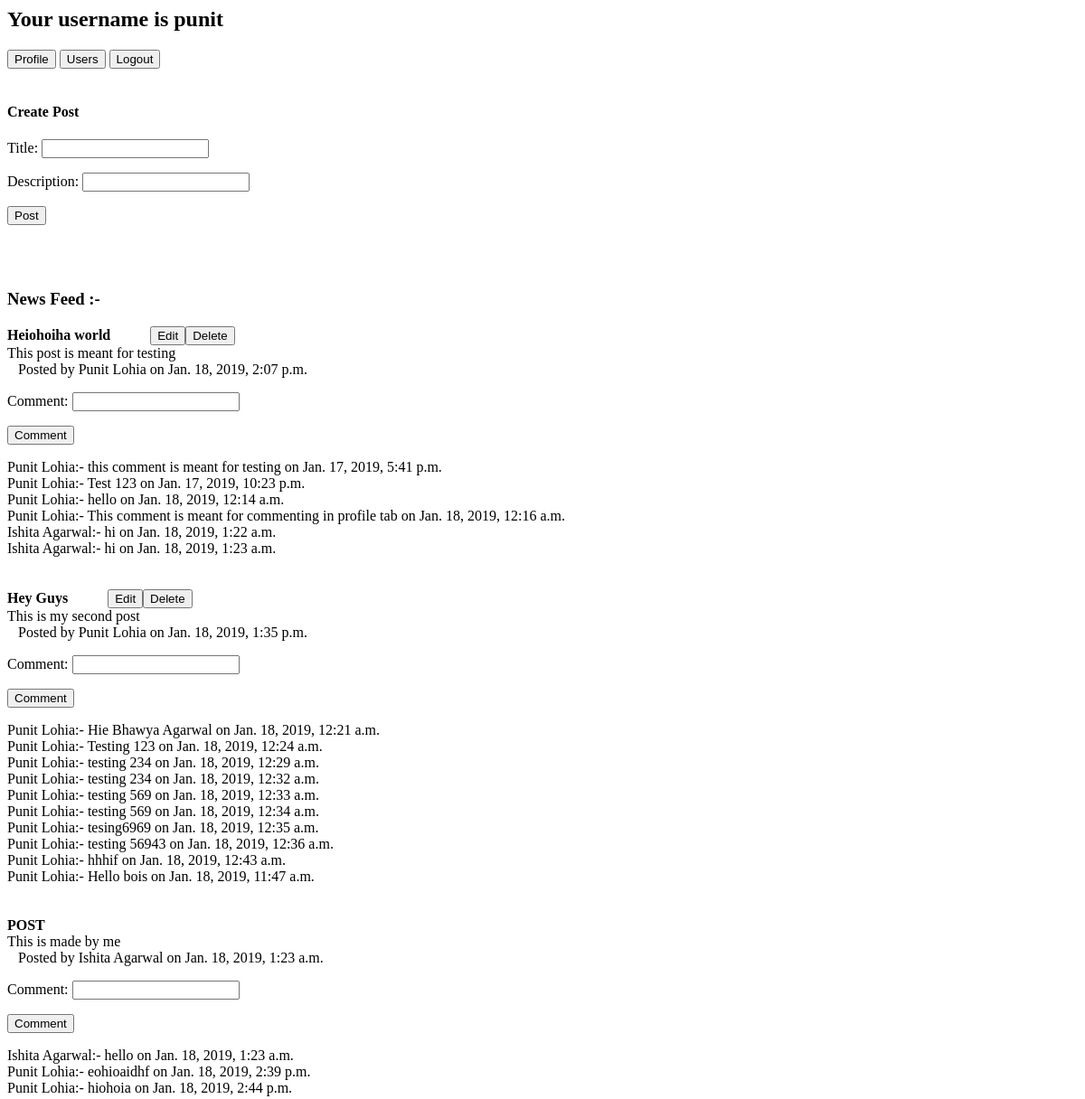
Page /blog (signed in, upper part) on the earlier database version.
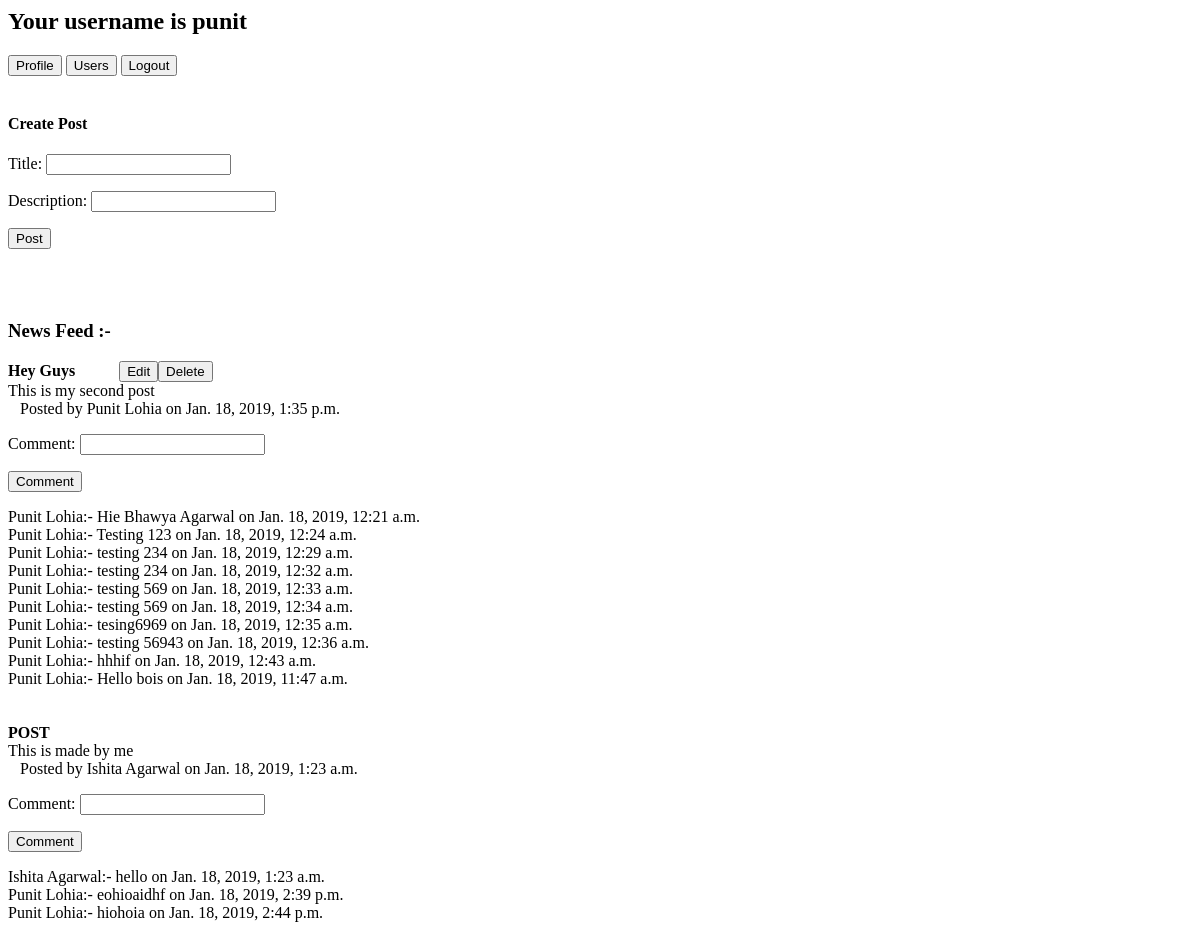
Same page on the later database version.
### blog/models.py (models this page shows, shortened)
class Post(models.Model):
    title = models.CharField(max_length=200)
    description = models.CharField(max_length=1000)
    user = models.ForeignKey(User, on_delete=models.CASCADE)
    createddatetime = models.DateTimeField(auto_now_add=True)

class Comment(models.Model):
    post = models.ForeignKey(Post, on_delete=models.CASCADE)
    user = models.ForeignKey(User, on_delete=models.CASCADE)
    comment = models.CharField(max_length=1000)
    commentdatetime = models.DateTimeField(auto_now=True)

### blog/views.py (the view)
# urls.py: path('blog',views.index,name='index'),
def index(request):
    comment = AddComment
    following_list = request.user.profile.following.all()
    if request.method=="POST":
        form = PostForm(request.POST)
        form2 = PostFormOrignal()
        if form.is_valid():
            post = form.save(commit=False)
            post.user = request.user
            post.save()
            title=form.cleaned_data['title']
            description=form.cleaned_data['description']
            post2=form2.save(commit=False)
            post2.user=post.user
            post2.title=title
            post2.description=description
            post2.save()
            form = PostForm()
    else:
        form = PostForm()
    posts = Post.objects.filter(user__in=following_list).order_by('-createddatetime')
    return render(request,'blog/index.html',{'form':form,'posts':posts,'comment':comment},)

### blog/forms.py
class PostForm(forms.ModelForm):
    title=forms.CharField()
    description=forms.CharField()
    class Meta:
        model = Post
        fields=('title','description')

### blog/templates/blog/index.html (shortened to what this page needs)
<html lang="en">
<head>
</head>
<body>
  {% if user.is_authenticated %}
  <h2>Your username is {{user.username}}</h2>
  <a href="profile"><button>Profile</button></a>
  <a href="allusers"><button>Users</button></a>
  <a href="accounts/logout"><button>Logout</button></a>
  <br><br>
  <h4>Create Post</h4>
  <form method="post">
    {{form.as_p}}
    <button type="submit">Post</button>
  </form>
  <br><br>
  <h3>News Feed :-</h3>
  {% if posts %}
  {% for po in posts %}
    <b>{{po.title}}</b>&nbsp;&nbsp;&nbsp;&nbsp;&nbsp;&nbsp;&nbsp;&nbsp;&nbsp;&nbsp;&nbsp;{% if po.user == user %}<a href={% url 'edit_post' po.id %}><button>Edit</button></a><a href={% url 'delete_post' po.id %}><button>Delete</button></a>{% endif %}<br>
    {{po.description}}<br>
    &nbsp;&nbsp;&nbsp;Posted by {{po.user.get_full_name}} on {{po.createddatetime}}<br>
    <form action= "{% url 'add_comment' po.id %}" , method="POST">
        {{ comment.as_p }}
        <input type="submit" name="submit" value="Comment">
    </form>
    {% for comment in po.comment_set.all %}
          {{ comment.user.get_full_name }}:- {{ comment.comment}} on {{ comment.commentdatetime }} <br>
    {% empty %}
      <p>No comments here yet </p>
    {% endfor %}
    <br><br>
  {% endfor %}
  {% else %}
  <h4>No Posts</h4>
  {% endif %}
  {% else %}
  <h2>You are not logged in</h2>
  <a href="accounts/login"><button>Login</button></a>
  <a href="profile/register"><button>Register</button></a>
  {% endif %}
</body>
</html>

Differences in the rows shown:
removed Post: title "Heiohoiha world", shows "Edit", description "This post is meant for testing", user.get_full_name "Punit Lohia", createddatetime "Jan. 18, 2019, 2:07 p.m."
removed Comment: user.get_full_name "Punit Lohia", comment "this comment is meant for testing", commentdatetime "Jan. 17, 2019, 5:41 p.m.", shown under "Heiohoiha world"
removed Comment: user.get_full_name "Punit Lohia", comment "Test 123", commentdatetime "Jan. 17, 2019, 10:23 p.m.", shown under "Heiohoiha world"
removed Comment: user.get_full_name "Punit Lohia", comment "hello", commentdatetime "Jan. 18, 2019, 12:14 a.m.", shown under "Heiohoiha world"
removed Comment: user.get_full_name "Punit Lohia", comment "This comment is meant for commenting in profile tab", commentdatetime "Jan. 18, 2019, 12:16 a.m.", shown under "Heiohoiha world"
removed Comment: user.get_full_name "Ishita Agarwal", comment "hi", commentdatetime "Jan. 18, 2019, 1:22 a.m.", shown under "Heiohoiha world"
removed Comment: user.get_full_name "Ishita Agarwal", comment "hi", commentdatetime "Jan. 18, 2019, 1:23 a.m.", shown under "Heiohoiha world"
